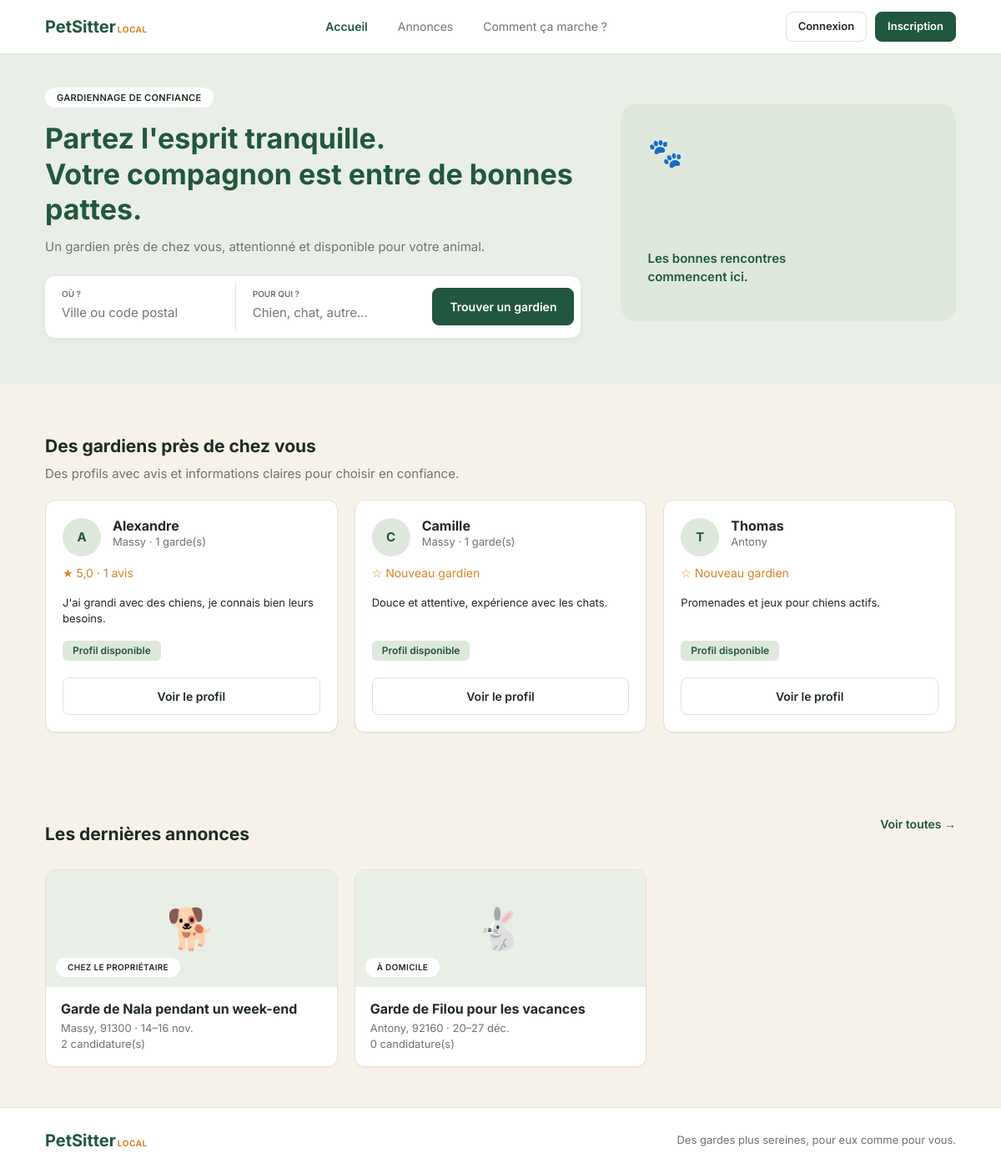
The page / on the database its author committed.
### tables this page shows
CREATE TABLE Gardien (
    id_gardien INT AUTO_INCREMENT,
    id_utilisateur_gardien INT,
    note_moyenne DECIMAL(4,2) DEFAULT 0,
    nom_gardien VARCHAR(25),
    prenom_gardien VARCHAR(25),
    mail_gardien VARCHAR(100),
    tel_gardien VARCHAR(20),
    adresse_gardien VARCHAR(100),
    description_gardien VARCHAR(255),
    nombre_avis_gardien INT DEFAULT 0,
    est_administrateur_gardien BOOLEAN DEFAULT FALSE,
    CONSTRAINT pk_gardien PRIMARY KEY (id_gardien),
    CONSTRAINT fk_id_utilisateur_gardien
        FOREIGN KEY (id_utilisateur_gardien)
        REFERENCES Utilisateur(id_utilisateur)
);

CREATE TABLE Annonce (
    id_annonce INT AUTO_INCREMENT,
    id_gardien_annonce INT NULL,
    id_proprietaire_annonce INT,
    nom_annonce VARCHAR(100),
    ville VARCHAR(60),
    type_garde VARCHAR(30),
    description TEXT,
    a_prevoir TEXT,
    date_debut DATETIME,
    date_fin DATETIME,
    nombre_animaux INT,
    date_publication DATETIME DEFAULT CURRENT_TIMESTAMP,
    statut VARCHAR(30) DEFAULT 'ouverte',
    CONSTRAINT pk_annonce PRIMARY KEY (id_annonce),
    CONSTRAINT fk_id_gardien_annonce
        FOREIGN KEY (id_gardien_annonce)
        REFERENCES Gardien(id_gardien),
    CONSTRAINT fk_id_proprietaire_annonce
        FOREIGN KEY (id_proprietaire_annonce)
        REFERENCES Proprietaire(id_proprietaire)
);

### app/helpers.php (called while the page is built, shortened)
<?php
function e(mixed $valeur): string {
  return htmlspecialchars((string) ($valeur ?? ''), ENT_QUOTES, 'UTF-8');
}
function url(string $action, array $params = []): string {
  return 'index.php?' . http_build_query(['action' => $action] + $params);
}
function vue(string $nom, array $donnees = [], string $gabarit = 'main'): void {
  extract($donnees);
  require __DIR__ . "/views/$nom.php";
  $contenu = ob_get_clean();
  require __DIR__ . "/views/layout/$gabarit.php";
}
function initiales(?string $prenom, ?string $nom = ''): string {
  return mb_strtoupper(mb_substr($prenom ?? '', 0, 1) . mb_substr($nom ?? '', 0, 1));
}
function note_fr(float|string|null $note): string {
  return number_format((float) $note, 1, ',', '');
}
function periode_courte(string $debut, string $fin): string {
  $d = strtotime($debut); $f = strtotime($fin);
  if (date('n Y', $d) === date('n Y', $f)) {
    return date('d', $d) . '–' . date('d', $f) . ' ' . MOIS_COURT[date('n', $f) - 1];
  }
  return date('d', $d) . ' ' . MOIS_COURT[date('n', $d) - 1] . ' – ' . date('d', $f) . ' ' . MOIS_COURT[date('n', $f) - 1];
}
function ville_courte(?string $adresse): string {
  return trim(explode(',', $adresse ?? '')[0]);
}
function emoji_espece(?string $espece): string {
  return match (mb_strtolower($espece ?? '')) {
    'chien' => '🐕', 'chat' => '🐈', 'lapin' => '🐇', 'oiseau' => '🐦',
    'poisson' => '🐟', 'rongeur', 'hamster' => '🐹', default => '🐾',
  };
}
function utilisateur(): ?array {
  return $_SESSION['user'] ?? null;
}

### app/controllers/AnnonceController.php (called while the page is built, shortened)
<?php
class AnnonceController {
  public function accueil(): void {
    $ville  = trim($_GET['ville'] ?? '');
    $espece = trim($_GET['espece'] ?? '');
    $recherche = $ville !== '' || $espece !== '';
    vue('accueil', [
      'gardiens'  => Gardien::enAvant($recherche ? 12 : 3, $ville, $espece),
      'annonces'  => array_slice(Annonce::toutesOuvertes(), 0, 3),
      'ville'     => $ville,
      'espece'    => $espece,
      'recherche' => $recherche,
      'page'      => 'accueil',
    ]);
  }
}

### public/index.php (called while the page is built, shortened)
<?php
$racine = dirname(__DIR__);
require $racine . '/config/database.php';
require $racine . '/app/helpers.php';
$action = $_GET['action'] ?? 'accueil';
match ($action) {
  'accueil'          => (new AnnonceController())->accueil(),
  'annonces', 'liste'=> (new AnnonceController())->liste(),
  'annonce'          => (new AnnonceController())->detail(),
  'gardien'          => (new AnnonceController())->profilGardien(),
  'comment'          => (new AnnonceController())->comment(),
  'connexion'        => (new AuthController())->connexion(),
  'inscription'      => (new AuthController())->inscription(),
  'deconnexion'      => (new AuthController())->deconnexion(),
  'creer'            => (new AnnonceController())->creer(),
  'terminer'         => (new AnnonceController())->terminer(),
  'decider'          => (new CandidatureController())->decider(),
  'postuler'         => (new CandidatureController())->postuler(),
  'profil'           => (new EspaceController())->majProfil(),
  'noter'            => (new AvisController())->noter(),
  'moderer'          => (new AvisController())->moderer(),
  'espace'           => (new EspaceController())->espace(),
  'espace_proprietaire' => (new EspaceController())->proprietaire(),
  'espace_gardien'   => (new EspaceController())->gardien(),
  'admin'            => (new EspaceController())->admin(),
  default            => (new AnnonceController())->accueil(),
};

### config/database.php (called while the page is built)
<?php
class Database {
  private static ?PDO $instance = null;
  public static function get(): PDO {
    if (self::$instance === null) {
      self::$instance = new PDO(
        "mysql:host=localhost;dbname=" . (getenv('DB_NAME') ?: 'petsitter') . ";charset=utf8mb4",
        "root", ""
      );
      self::$instance->setAttribute(PDO::ATTR_ERRMODE, PDO::ERRMODE_EXCEPTION);
      self::$instance->setAttribute(PDO::ATTR_DEFAULT_FETCH_MODE, PDO::FETCH_ASSOC);
    }
    return self::$instance;
  }
  public static function run(string $sql, array $params = []): PDOStatement {
    $stmt = self::get()->prepare($sql);
    $stmt->execute($params);
    return $stmt;
  }
}

### app/models/Gardien.php (called while the page is built, shortened)
<?php
class Gardien {
  public static function enAvant(int $limite = 3, string $ville = '', string $espece = ''): array {
    $sql = "SELECT g.*,
              (SELECT COUNT(*) FROM Annonce a WHERE a.id_gardien_annonce = g.id_gardien AND a.statut = 'terminee') AS gardes
            FROM Gardien g WHERE 1 = 1";
    $params = [];
    $sql .= " ORDER BY g.note_moyenne DESC, g.nombre_avis_gardien DESC LIMIT " . (int) $limite;
    return Database::run($sql, $params)->fetchAll();
  }
}

### app/models/Annonce.php (called while the page is built, shortened)
<?php
class Annonce {
  public static function toutesOuvertes(string $ville = '', string $espece = ''): array {
    $sql = self::SELECT . " WHERE a.statut = 'ouverte'";
    $params = [];
    $sql .= " ORDER BY a.date_debut";
    return Database::run($sql, $params)->fetchAll();
  }
}

### app/views/accueil.php (the view, shortened to what this page needs)
<section class="hero">
  <div class="conteneur hero-grille">
    <div>
      <span class="etiquette">Gardiennage de confiance</span>
      <h1>Partez l'esprit tranquille.<br>Votre compagnon est entre de bonnes pattes.</h1>
      <p class="muted">Un gardien près de chez vous, attentionné et disponible pour votre animal.</p>
      <form class="recherche" method="get" action="index.php">
        <label>
          <span>Où ?</span>
          <input type="text" name="ville" value="<?= e($ville) ?>" placeholder="Ville ou code postal">
        </label>
        <label>
          <span>Pour qui ?</span>
          <input type="text" name="espece" value="<?= e($espece) ?>" placeholder="Chien, chat, autre...">
        </label>
        <button class="btn" type="submit">Trouver un gardien</button>
      </form>
    </div>
    <div class="carte-illustration hero-carte">
      <span class="pattes">🐾</span>
      <p>Les bonnes rencontres<br>commencent ici.</p>
    </div>
  </div>
</section>
<section class="conteneur section" id="gardiens">
  <h2><?= $recherche ? 'Résultats de votre recherche' : 'Des gardiens près de chez vous' ?></h2>
  <p class="muted">Des profils avec avis et informations claires pour choisir en confiance.</p>
  <div class="grille-3">
    <?php foreach ($gardiens as $g): ?>
      <article class="carte carte-gardien">
        <div class="carte-gardien-tete">
          <span class="avatar"><?= e(initiales($g['prenom_gardien'])) ?></span>
          <div>
            <h3><?= e($g['prenom_gardien']) ?></h3>
            <p class="petit muted"><?= e(ville_courte($g['adresse_gardien'])) ?><?= $g['gardes'] ? ' · ' . (int) $g['gardes'] . ' garde(s)' : '' ?></p>
          </div>
        </div>
        <p class="note">
          <?php if ($g['nombre_avis_gardien'] > 0): ?>
            ★ <?= note_fr($g['note_moyenne']) ?> · <?= (int) $g['nombre_avis_gardien'] ?> avis
          <?php else: ?>
            ☆ Nouveau gardien
          <?php endif; ?>
        </p>
        <p class="petit"><?= e($g['description_gardien']) ?></p>
        <span class="badge badge-vert">Profil disponible</span>
        <a href="<?= url('gardien', ['id' => $g['id_gardien']]) ?>" class="btn btn-contour btn-bloc">Voir le profil</a>
      </article>
    <?php endforeach; ?>
  </div>
</section>
<?php if ($annonces): ?>
<section class="conteneur section">
  <div class="titre-ligne">
    <h2>Les dernières annonces</h2>
    <a href="<?= url('annonces') ?>" class="lien-fort">Voir toutes →</a>
  </div>
  <div class="grille-3">
    <?php foreach ($annonces as $a): ?>
      <?php require __DIR__ . '/annonces/_carte.php'; ?>
    <?php endforeach; ?>
  </div>
</section>
<?php endif; ?>

### app/views/annonces/_carte.php (shortened to what this page needs)
<a class="carte carte-annonce" href="<?= url('annonce', ['id' => $a['id_annonce']]) ?>">
  <div class="carte-annonce-image">
    <span><?= emoji_espece($a['espece']) ?></span>
    <span class="etiquette"><?= e($a['type_garde']) ?></span>
  </div>
  <div class="carte-annonce-corps">
    <h3><?= e($a['nom_annonce']) ?></h3>
    <p class="petit muted"><?= e($a['ville']) ?> · <?= e(periode_courte($a['date_debut'], $a['date_fin'])) ?></p>
    <p class="petit muted"><?= (int) $a['nb_candidatures'] ?> candidature(s)</p>
  </div>
</a>

### app/views/layout/head.php (shortened to what this page needs)
<!DOCTYPE html>
<html lang="fr">
<head>
  <link rel="stylesheet" href="css/style.css">
</head>

### app/views/layout/main.php
<?php require __DIR__ . '/head.php'; ?>
<body>
  <?php require __DIR__ . '/header.php'; ?>
  <main><?= $contenu ?></main>
  <footer class="pied">
    <div class="conteneur">
      <span class="logo">PetSitter<span>Local</span></span>
      <span>Des gardes plus sereines, pour eux comme pour vous.</span>
    </div>
  </footer>
</body>
</html>

### app/views/layout/header.php (shortened to what this page needs)
<?php $u = utilisateur(); $page ??= ''; ?>
<header class="entete">
  <div class="entete-inner">
    <a href="<?= url('accueil') ?>" class="logo">PetSitter<span>Local</span></a>
    <nav class="nav">
      <a href="<?= url('accueil') ?>" class="<?= $page === 'accueil' ? 'actif' : '' ?>">Accueil</a>
      <a href="<?= url('annonces') ?>" class="<?= $page === 'annonces' ? 'actif' : '' ?>">Annonces</a>
      <a href="<?= url('comment') ?>" class="<?= $page === 'comment' ? 'actif' : '' ?>">Comment ça marche ?</a>
    </nav>
    <div class="entete-actions">
      <?php if ($u): ?>
        <a href="<?= url('espace') ?>" class="lien-espace">Mon espace</a>
        <a href="<?= url('espace') ?>" class="avatar avatar-sm" title="<?= e($u['prenom'] . ' ' . $u['nom']) ?>"><?= e(initiales($u['prenom'], $u['nom'])) ?></a>
      <?php else: ?>
        <a href="<?= url('connexion') ?>" class="btn btn-contour btn-sm">Connexion</a>
        <a href="<?= url('inscription') ?>" class="btn btn-sm">Inscription</a>
      <?php endif; ?>
    </div>
  </div>
</header>

### rows shown on the page
gardien: prenom_gardien "A", prenom_gardien "Alexandre", adresse_gardien "Massy", gardes "1", note_moyenne "5,0", nombre_avis_gardien "1", description_gardien "J'ai grandi avec des chiens, je connais bien leurs besoins."
gardien: prenom_gardien "C", prenom_gardien "Camille", adresse_gardien "Massy", gardes "1", nombre_avis_gardien "☆ Nouveau gardien", description_gardien "Douce et attentive, expérience avec les chats."
gardien: prenom_gardien "T", prenom_gardien "Thomas", adresse_gardien "Antony", nombre_avis_gardien "☆ Nouveau gardien", description_gardien "Promenades et jeux pour chiens actifs."
annonce: espece "🐕", type_garde "CHEZ LE PROPRIÉTAIRE", nom_annonce "Garde de Nala pendant un week-end", ville "Massy, 91300", periode_courte($a['date_debut'], $a['date_fin']) "14–16 nov.", nb_candidatures "2"
annonce: espece "🐇", type_garde "À DOMICILE", nom_annonce "Garde de Filou pour les vacances", ville "Antony, 92160", periode_courte($a['date_debut'], $a['date_fin']) "20–27 déc.", nb_candidatures "0"
